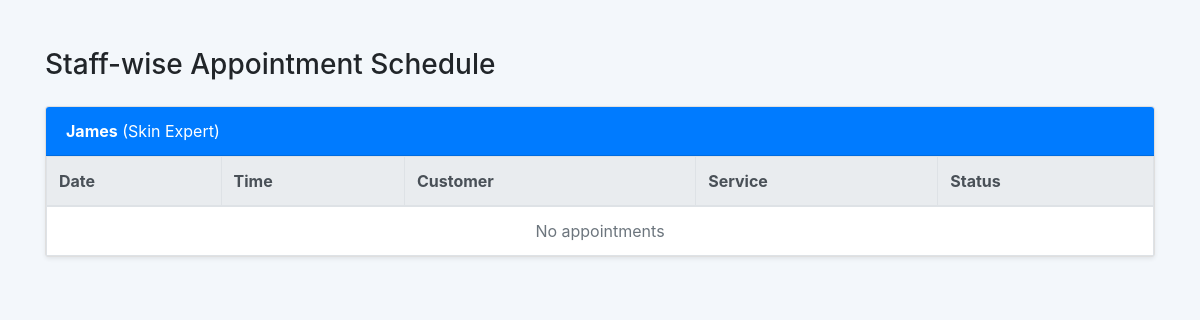
Before: /Admin_App/Staff_Calendar/ with the older database file.
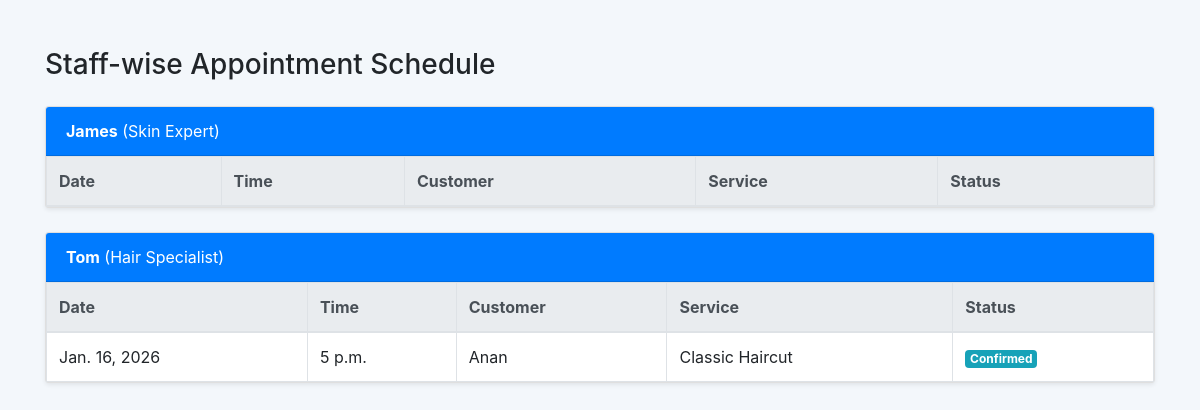
After: the same page with the newer database file.
### Admin_App/models.py (models this page shows)
class Staffdb(models.Model):
    Staff_Name =models.CharField(max_length=15,blank=True,null=True)
    Role = models.CharField(max_length=50, null=True, blank=True)
    Work_category = models.CharField(max_length=50, null=True, blank=True)
    Services = models.TextField(null=True, blank=True)
    Phone = models.CharField(max_length=15, null=True, blank=True)
    Email = models.EmailField(null=True, blank=True)
    Experience =models.CharField(max_length=50, null=True, blank=True)
    Salary = models.IntegerField(null=True, blank=True)
    Staff_image = models.ImageField(upload_to="Staff", null=True, blank=True)

### Main_App/models.py (models this page shows)
class Appointmentdb(models.Model):
    STATUS_CHOICES = (
        ('pending', 'Pending'),
        ('confirmed', 'Confirmed'),
        ('cancelled', 'Cancelled'),
        ('completed', 'Completed'),
    )
    STAFF_LEVEL_CHOICES = (
        ('gold', 'Gold Level'),
        ('silver', 'Silver Level'),
        ('bronze', 'Bronze Level'),
    )
    Customer_name = models.CharField(max_length=100, blank=True, null=True)
    Phone = models.CharField(max_length=10, blank=True, null=True)
    Category = models.CharField(max_length=100, blank=True, null=True)
    Service = models.CharField(max_length=100, blank=True, null=True)
    appointment_date = models.DateField()
    appointment_time = models.TimeField()
    staff_level = models.CharField(
        max_length=20,
        choices=STAFF_LEVEL_CHOICES
    )
    assigned_staff = models.CharField(
        max_length=100,
        null=True,
        blank=True
    )
    status = models.CharField(
        max_length=20,
        choices=STATUS_CHOICES,
        default='pending'
    )
    created_at = models.DateTimeField(auto_now_add=True)

### Admin_App/views.py (the view)
# urls.py: path('Staff_Calendar/', views.staff_calendar, name='staff_calendar'),
def staff_calendar(request):
    staff_list = Staffdb.objects.all()
    appointments = Appointmentdb.objects.filter(status__in=['confirmed', 'completed'])
    return render(request, "Staff_Calendar.html", {
        'staff_list': staff_list,
        'appointments': appointments
    })

### Admin_App/templates/Staff_Calendar.html (shortened to what this page needs)
<!doctype html>
<html>
<head>
<link rel="stylesheet" href="https://stackpath.bootstrapcdn.com/bootstrap/4.5.2/css/bootstrap.min.css">
</head>
<body style="background:#f3f7fb;">
<div class="container mt-5">
<h3 class="mb-4">Staff-wise Appointment Schedule</h3>
{% for staff in staff_list %}
<div class="card mb-4 shadow-sm">
    <div class="card-header bg-primary text-white">
        <strong>{{ staff.Staff_Name }}</strong> ({{ staff.Role }})
    </div>
    <div class="card-body p-0">
        <table class="table table-bordered mb-0">
            <thead class="thead-light">
                <tr>
                    <th>Date</th>
                    <th>Time</th>
                    <th>Customer</th>
                    <th>Service</th>
                    <th>Status</th>
                </tr>
            </thead>
            <tbody>
            {% for a in appointments %}
                {% if a.assigned_staff == staff.Staff_Name %}
                <tr>
                    <td>{{ a.appointment_date }}</td>
                    <td>{{ a.appointment_time }}</td>
                    <td>{{ a.Customer_name }}</td>
                    <td>{{ a.Service }}</td>
                    <td>
                        <span class="badge badge-info">{{ a.status|title }}</span>
                    </td>
                </tr>
                {% endif %}
            {% empty %}
                <tr>
                    <td colspan="5" class="text-center text-muted">
                        No appointments
                    </td>
                </tr>
            {% endfor %}
            </tbody>
        </table>
    </div>
</div>
{% endfor %}
</div>
</body>
</html>

Changed rows visible on the page:
shown differently, row unchanged: Staffdb "James": no longer shows "No appointments"
added Staffdb: Staff_Name "Tom", Role "Hair Specialist"
now on this page (row edited): Appointmentdb: appointment_date "Jan. 16, 2026", appointment_time "5 p.m.", Customer_name "Anan", Service "Classic Haircut", status "Confirmed"
